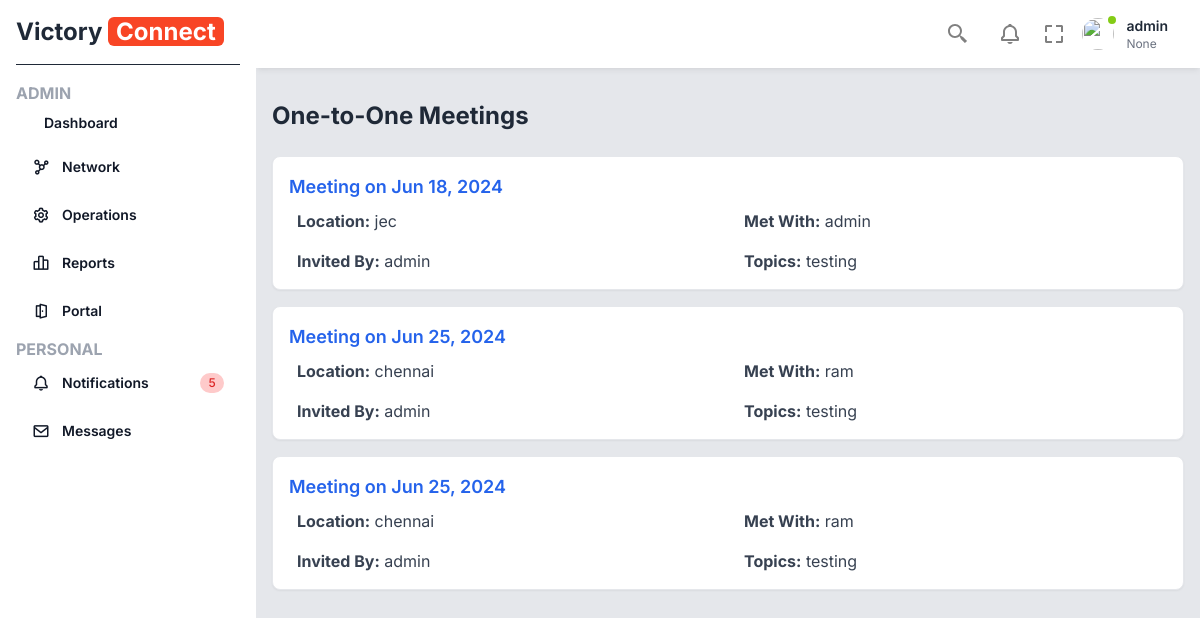
The page /meetings/one-to-one/ (signed in) on the database as committed earlier.
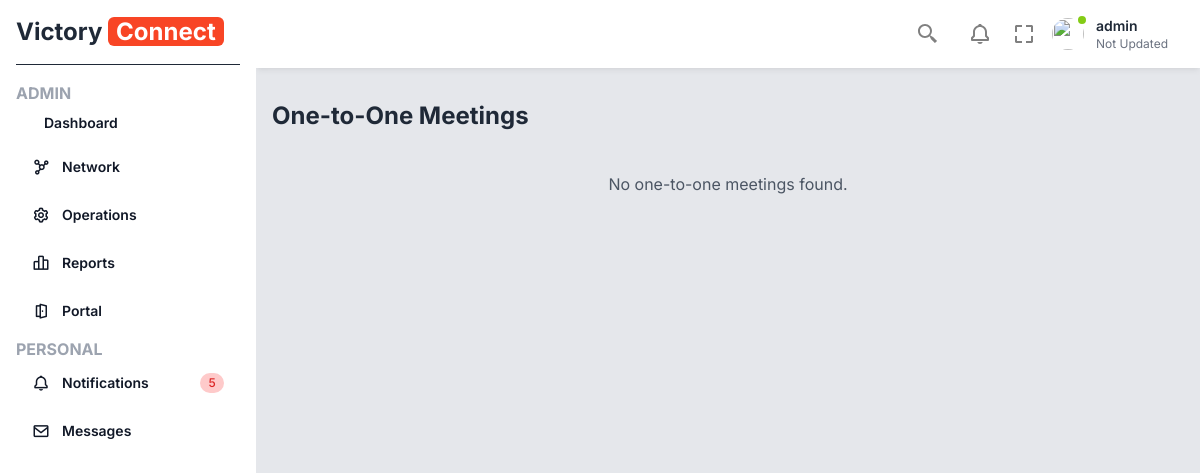
The same page on the database as committed later.
### base/models.py (models this page shows, shortened)
class MainProfile(models.Model):
    TITLE_CHOICES = [
        ('Mr.', 'Mr.'),
        ('Mrs.', 'Mrs.'),
        ('Miss', 'Miss'),
        ('Ms.', 'Ms.'),
        ('Dr.', 'Dr.'),
    ]
    GENDER_CHOICES = [
        ('Male', 'Male'),
        ('Female', 'Female'),
    ]
    MEMBERSHIP_STATUS_CHOICES = [
        ('Active', 'Active'),
        ('Not Active', 'Not Active'),
    ]
    uuid = models.UUIDField(default=uuid.uuid4, editable=False, unique=True)
    user = models.OneToOneField(User, on_delete=models.CASCADE)
    title = models.CharField(max_length=5, choices=TITLE_CHOICES, blank=True, null=True)
    first_name = models.CharField(max_length=100, blank=True, null=True)
    last_name = models.CharField(max_length=100, blank=True, null=True)
    suffix = models.CharField(max_length=100, blank=True, null=True)
    display_name = models.CharField(max_length=100, blank=True, null=True)
    gender = models.CharField(max_length=6, choices=GENDER_CHOICES)
    company_name = models.CharField(max_length=255, blank=True, null=True)
    product_service_description = models.CharField(max_length=255, blank=True, null=True)
    gst_registered_state = models.CharField(max_length=100, blank=True, null=True)
    gst_identification_number_or_pan = models.CharField(max_length=255, blank=True, null=True)
    industry = models.CharField(max_length=255, blank=True, null=True)
    classification = models.CharField(max_length=255, blank=True, null=True)
    requested_speciality = models.CharField(max_length=255, blank=True, null=True)
    membership_status = models.CharField(max_length=11, choices=MEMBERSHIP_STATUS_CHOICES)
    RenewalDueDate = models.CharField(max_length=255, blank=True, null=True)
    Chapter = models.ForeignKey('ChapterName', related_name='members', on_delete=models.SET_NULL, blank=True, null=True)
    my_business = models.TextField(blank=True, null=True)
    keywords = models.CharField(max_length=255, blank=True, null=True)

class Meeting(models.Model):
    MEETING_TYPES = [
        ('one_to_one', 'One-to-One'),
        ('group', 'Group'),
    ]
    chapter = models.CharField(max_length=100, default='Radiance')
    met_with = models.ForeignKey(User, on_delete=models.CASCADE, related_name='meetings_met_with')
    invited_by = models.ForeignKey(User, on_delete=models.CASCADE, related_name='meetings_invited_by')
    location = models.CharField(max_length=255)
    topics_of_conversation = models.TextField()
    date = models.DateField()
    meeting_type = models.CharField(max_length=10, choices=MEETING_TYPES, default='one_to_one')

### base/views/onetoone.py (the view)
# urls.py: path('meetings/one-to-one/', one_to_one_list, name='one_to_one_list'),
@login_required
def one_to_one_list(request):
    meetings = Meeting.objects.filter(Q(met_with=request.user) | Q(invited_by=request.user)).distinct()
    return render(request, 'oneslip/one_to_one_list.html', {'meetings': meetings})

### base/views/common.py (called while the page is built, shortened)
def common_data(request):
    context = {}
    if request.user.is_authenticated:
        current_user = request.user
        usr_name = current_user.username
        profile = MainProfile.objects.get(user=current_user)
        unseen_messages = oneToOneMessage.objects.filter(receiver=current_user, seen=False)
        unseen_messages_count = unseen_messages.count()
        unseen_messages_list = []
        context.update({
            'usr_profile': profile,
            'usr_name': usr_name,
            'unseen_messages_count': unseen_messages_count,
            'unseen_messages': unseen_messages_list,
        })
    else:
        context.update({
            'usr_name': "No name",
            'unseen_messages_count': 0,
            'unseen_messages': [],
        })
    return context

### templates/oneslip/one_to_one_list.html (shortened to what this page needs)
{% extends 'base.html' %}
{% block content %}
<div class="container mx-auto px-4 py-8">
    <h1 class="text-2xl font-bold text-gray-800 mb-6">One-to-One Meetings</h1>
    {% if meetings %}
    <ul class="space-y-4">
        {% for meeting in meetings %}
        <li class="bg-white p-4 rounded-lg shadow-sm border border-gray-200">
            <h2 class="text-lg font-semibold text-blue-600 mb-2">Meeting on {{ meeting.date|date:"M d, Y" }}</h2>
            <div class="grid grid-cols-2 gap-4 text-gray-700">
                <p><strong>Location:</strong> {{ meeting.location }}</p>
                <p><strong>Met With:</strong> {{ meeting.met_with.username }}</p>
                <p><strong>Invited By:</strong> {{ meeting.invited_by.username }}</p>
                <p><strong>Topics:</strong> {{ meeting.topics_of_conversation }}</p>
            </div>
        </li>
        {% endfor %}
    </ul>
    {% else %}
    <div class="text-gray-600 text-center py-4">No one-to-one meetings found.</div>
    {% endif %}
</div>
{% endblock %}

### templates/base.html (shortened to what the changed rows need)
<!DOCTYPE html>
<html lang="en">
<head>
    <link href="https://fonts.bunny.net/css?family=figtree:400,500,600&display=swap" rel="stylesheet" />
    <link href='https://unpkg.com/boxicons@2.1.4/css/boxicons.min.css' rel='stylesheet'>
    <link href="https://cdn.jsdelivr.net/npm/remixicon@3.5.0/fonts/remixicon.css" rel="stylesheet">
    <script src="https://cdn.tailwindcss.com"></script>
     <link href="https://cdn.jsdelivr.net/npm/tailwindcss@2.2.19/dist/tailwind.min.css" rel="stylesheet">
     <link href="https://cdn.jsdelivr.net/npm/select2@4.1.0-rc.0/dist/css/select2.min.css" rel="stylesheet" />
     <link rel="stylesheet" href="https://cdnjs.cloudflare.com/ajax/libs/dropzone/5.9.3/dropzone.min.css">
</head>
<body class="text-gray-800 font-inter">
    <div class="fixed left-0 top-0 w-64 h-full bg-white p-4 z-50 sidebar-menu transition-transform">
        <a href="#" class="flex items-center pb-4 border-b border-b-gray-800">
            <h2 class="font-bold text-2xl">Victory <span class="bg-[#f84525] text-white px-2 rounded-md">Connect</span></h2>
        </a>
    </div>
    <main class="w-full md:w-[calc(100%-256px)] md:ml-64 bg-gray-200 min-h-screen transition-all main">
        <div class="py-2 px-6 bg-white flex items-center shadow-md shadow-black/5 sticky top-0 left-0 z-30">
            <ul class="ml-auto flex items-center">
                <li class="dropdown ml-3">
                    <button type="button" class="dropdown-toggle flex items-center">
                        <div class="p-2 md:block text-left">
                            <h2 class="text-sm font-semibold text-gray-800">{{ usr_name }}</h2>
                            <p class="text-xs text-gray-500">{{ usr_profile.display_name }}</p>
                        </div>
                    </button>
                </li>
            </ul>
        </div>
        {% block content %}
        {% endblock %}
    </main>
</body>
</html>

Rows that differ between the two databases and show on the page:
removed Meeting: date "Jun 18, 2024", location "jec", met_with.username "admin", invited_by.username "admin", topics_of_conversation "testing"
removed Meeting: date "Jun 25, 2024", location "chennai", met_with.username "ram", invited_by.username "admin", topics_of_conversation "testing"
removed Meeting: date "Jun 25, 2024", location "chennai", met_with.username "ram", invited_by.username "admin", topics_of_conversation "testing"
changed MainProfile: display_name "None" → "Not Updated"
Other text that changed with them:
text now shown: "No one-to-one meetings found."
